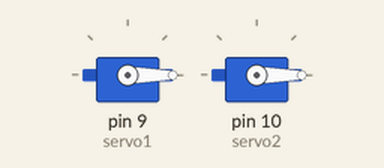
Recording of a sketch running on a simulated Arduino Uno, built with avr-gcc and run on an emulated ATmega328P. On the bench: 2 × servo.

Above: at 0.05 s.
At 4.0 s:
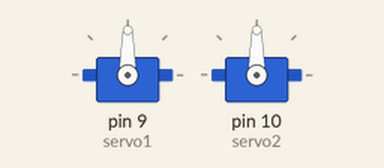
Timing chart, 0 to 5.2 s (numbered marks = the images above):
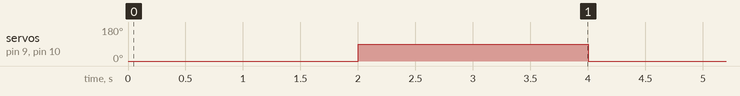

The sketch:

Arm_robot_test.ino
```cpp
#include <Servo.h>

Servo servo1;
Servo servo2;
void setup()
{
  servo1.attach(9);
  servo2.attach(10);
}


void loop()
{

    servo1.write(0);
    servo2.write(0);
    delay(2000);
    servo1.write(90);
    servo2.write(90);
    delay(2000);
}
```

Measured:
- by itself, servo on pin 9 (servo1), servo on pin 10 (servo2): alternates 90° for 2.0 s and 0° for 2.0 s
